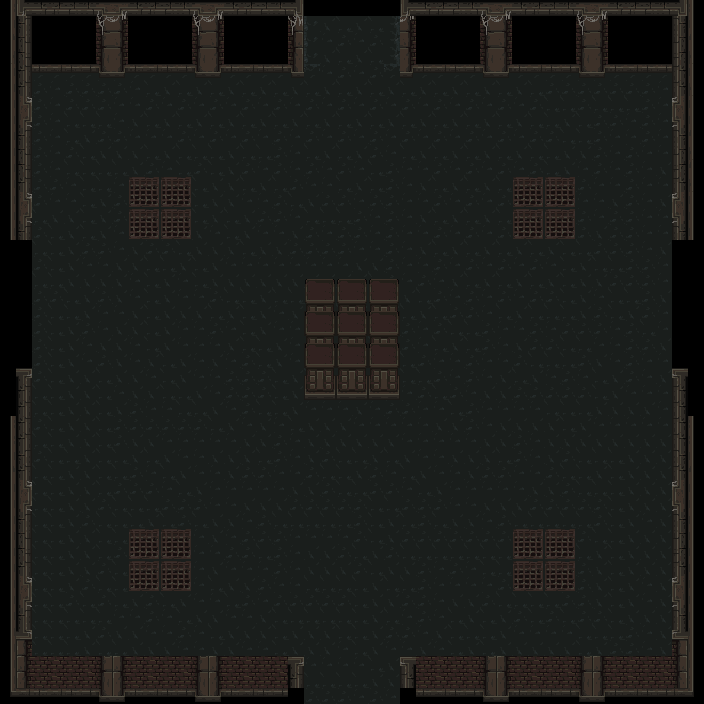

Tiled map render using the project's own tile images. Description and the map definition, with tile-layer contents summarised, below:
An orthogonal 44x44 tile map with 16x16 px tiles, 6 tile layers (флажки, пол, стены, проходящие_стены, ...).

<map version="1.9" tiledversion="1.9.2" orientation="orthogonal" renderorder="right-down" width="44" height="44" tilewidth="16" tileheight="16" infinite="0" nextlayerid="7" nextobjectid="1">
 <tileset firstgid="1" source="mainlevbuild.tsx" />
 <layer id="6" name="флажки" width="44" height="44">
  <data>[1936 cells, 0 non-empty, 0 distinct tile ids]</data>
 </layer>
 <layer id="2" name="пол" width="44" height="44">
  <data>[1936 cells, 1516 non-empty, 12 distinct tile ids]</data>
 </layer>
 <layer id="1" name="стены" width="44" height="44">
  <data>[1936 cells, 294 non-empty, 66 distinct tile ids]</data>
 </layer>
 <layer id="5" name="проходящие_стены" width="44" height="44">
  <data>[1936 cells, 91 non-empty, 21 distinct tile ids]</data>
 </layer>
 <layer id="3" name="средние_столбы" width="44" height="44">
  <data>[1936 cells, 24 non-empty, 8 distinct tile ids]</data>
 </layer>
 <layer id="4" name="нижние_столбы" width="44" height="44">
  <data>[1936 cells, 24 non-empty, 8 distinct tile ids]</data>
 </layer>
</map>
